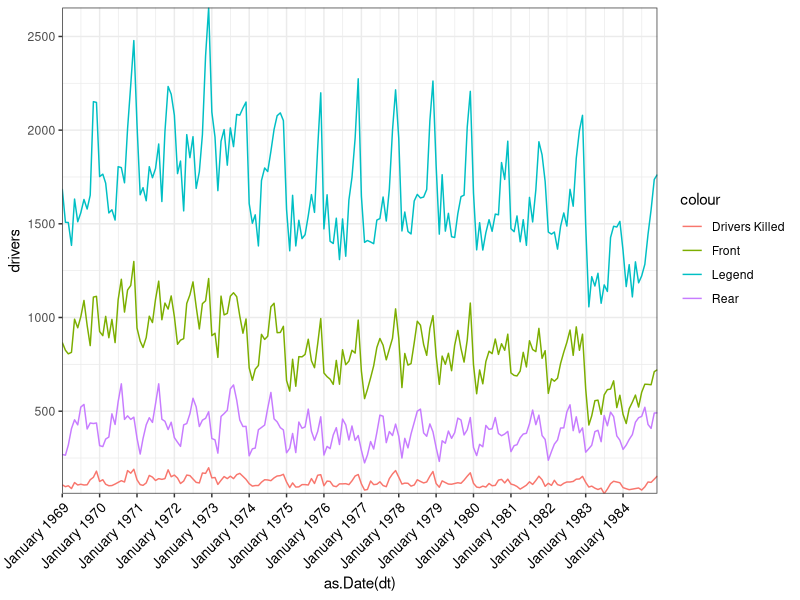
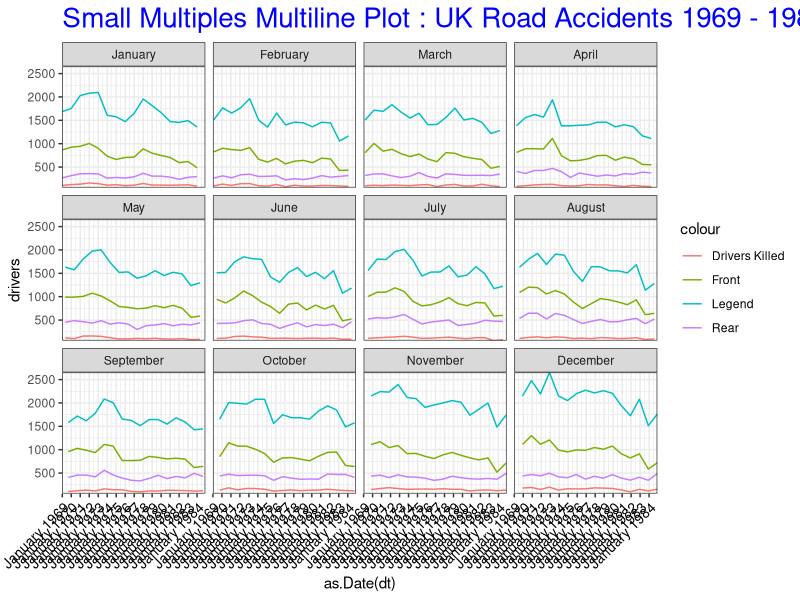
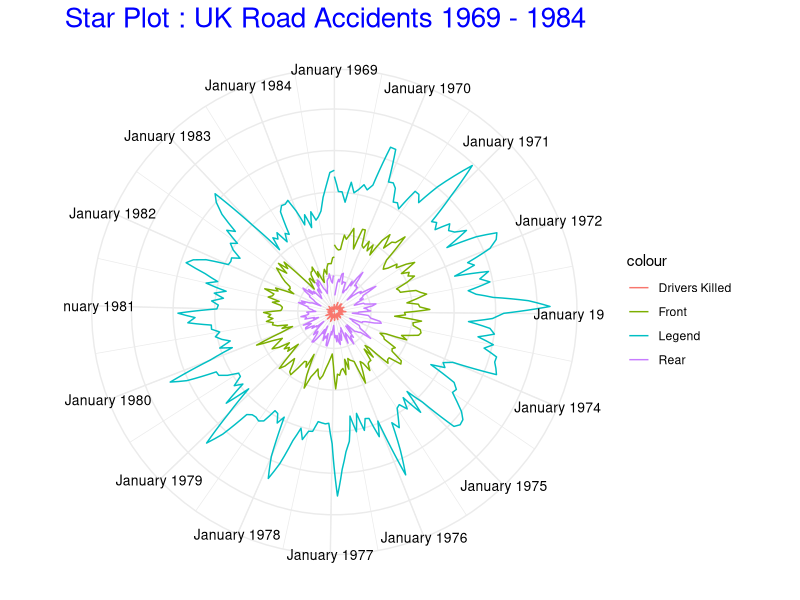
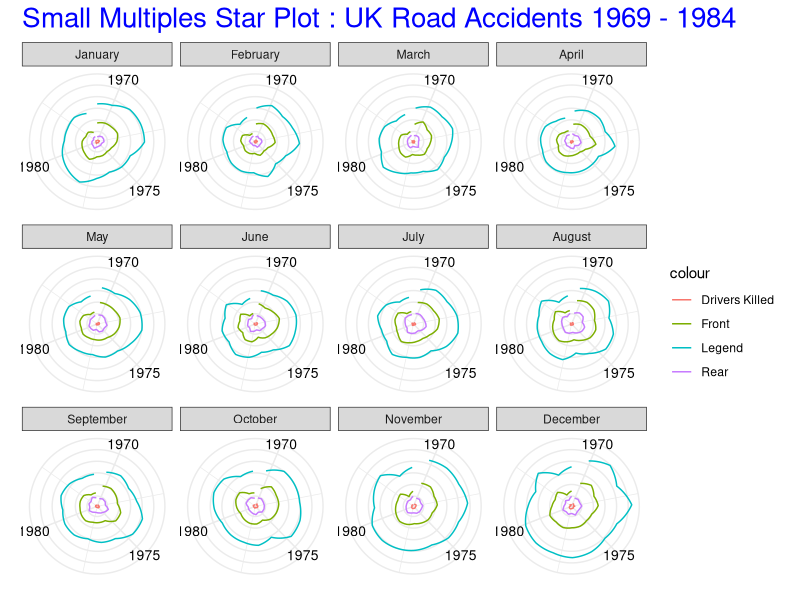
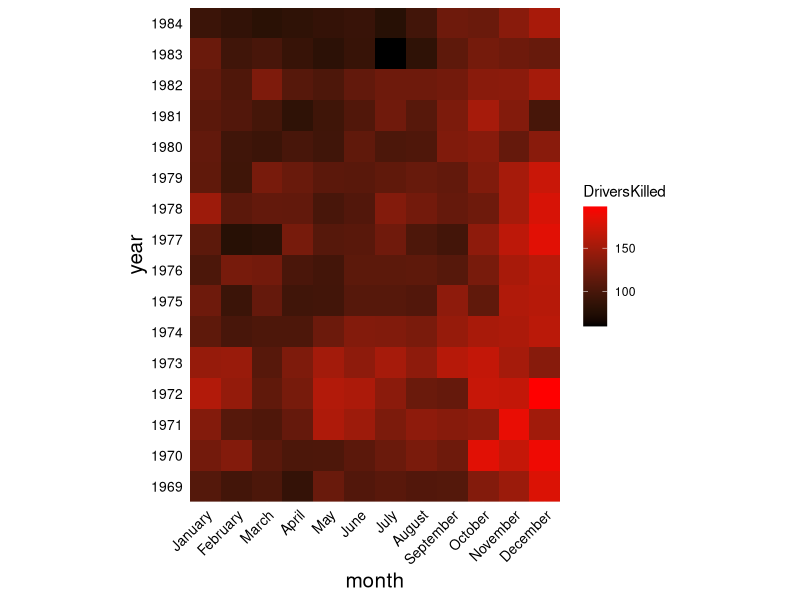
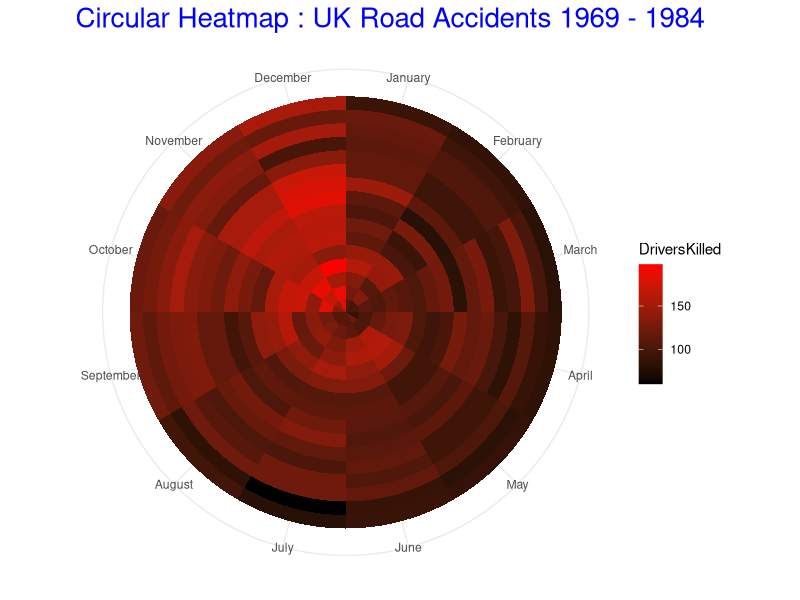

Generate these figures, in order, with R:
library(ggplot2)
library(scales)
data(Seatbelts)
sbdata<-data.frame(Seatbelts)
ukts<-ts(sbdata$DriversKilled,start=1969,frequency=12)

#function to extract dates from timeseries
tsdates <- function(ts){
    dur<-12%/%frequency(ts)
    years<-trunc(time(ts))
    months<-(cycle(ts)-1)*dur+1
    yr.mn<-as.data.frame(cbind(years,months))
    dt<-apply(yr.mn,1,function(r){paste(r[1],r[2],'01',sep='/')})
    as.POSIXct(dt,tz='UTC')
  }


# Data Munging

sbdata$dt<-tsdates(ukts)
sbdata$month<-months(sbdata$dt)
sbdata$month <- factor(sbdata$month, levels=c("January", "February", "March","April","May","June","July","August","September","October","November","December"), ordered=TRUE)
sbdata$quarter<-quarters(sbdata$dt)
sbdata$year<-as.character(as.numeric(format(sbdata$dt, "%Y")) )
#+scale_x_date(format = "%b-%Y")

# Multiline Plot
p1<-ggplot(sbdata, aes(x=as.Date(dt))) + theme_bw()+geom_line(data=sbdata,aes(y=drivers,group=1,color='Legend')) + geom_line(data=sbdata,aes(y=DriversKilled,color='Drivers Killed')) +geom_line(data=sbdata,aes(y=rear,group=1,color='Rear')) + geom_line(data=sbdata,aes(y=front,color='Front')) +
labs(list(title="Multi Line Plot : UK Road Accidents 1969 - 1984",x="Date",y='Counts'))+ scale_x_date(labels = date_format("%B %Y"), breaks = date_breaks("years"),expand=c(0,0))+scale_y_continuous(expand=c(0,0))+
  theme(axis.text.x = element_text(size = 10,hjust = 1, angle = 45, colour = "black"),plot.title=element_text(size = 20, colour = "blue"))
p1

p1 + facet_wrap(~ month, ncol = 4) +labs(title="Small Multiples Multiline Plot : UK Road Accidents 1969 - 1984")

#p1 + facet_wrap(~ quarter, ncol = 2)

#Star Plot
p2<-p1+coord_polar()+theme(axis.text.x = element_text(size = 10,angle=0,hjust = 1, colour = "black"),axis.text.y = element_blank(),axis.ticks=element_blank(),panel.border=element_blank(),axis.title=element_blank())+labs(title="Star Plot : UK Road Accidents 1969 - 1984") 
p2

p2 + facet_wrap(~ month, ncol = 4)+ scale_x_date(labels = date_format("%Y")) +labs(title="Small Multiples Star Plot : UK Road Accidents 1969 - 1984")

#p2 + facet_wrap(~ quarter, ncol = 2)

# Heatmap
p <- ggplot(
    sbdata, 
    aes(x = month, y = year)
)

p <-p + geom_tile(aes(fill=DriversKilled))+ scale_fill_gradient(low = "black",high = "red") + coord_fixed(ratio = 1)+scale_x_discrete(expand = c(0, 0)) + scale_y_discrete(expand = c(0, 0)) + labs(list(title="Heat Map : UK Road Accidents Driver Deaths 1969 - 1984",x='Months',y='Year'))+
  theme(legend.position = "right", 
    axis.ticks = element_blank(), 
    axis.text.x = element_text(size = 10, angle = 45, hjust = 1, colour = "black"),
    axis.text.y = element_text(size = 10, hjust = 1, colour = "black"),
    plot.title=element_text(size = 20, colour = "blue"),
    axis.title = element_text(size=15))
   

p

p3 <- p + coord_polar()+theme_bw()+theme(plot.title=element_text(size = 20, colour = "blue"),axis.text.y = element_blank(),axis.ticks=element_blank(),panel.border=element_blank(),axis.title=element_blank())+labs(title="Circular Heatmap : UK Road Accidents 1969 - 1984")#+theme_bw()
p3
